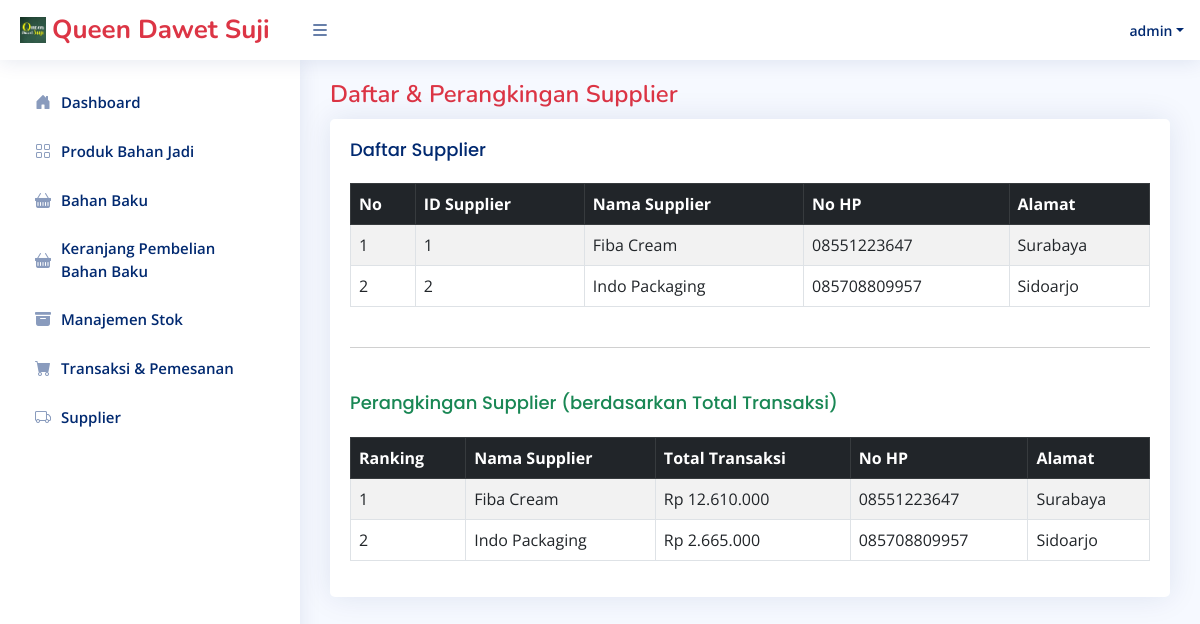
Screenshot of /Admin/supplier.php (signed in) with the database file from the repository.
### tables this page shows
CREATE TABLE `supplier` (
  `id_supplier` int NOT NULL,
  `username` varchar(100) NOT NULL,
  `password` varchar(255) NOT NULL,
  `nama_supplier` varchar(100) DEFAULT NULL,
  `kontak_supplier` varchar(100) DEFAULT NULL,
  `alamat` text
);

### connect.php (called while the page is built, shortened)
<?php
$connect = mysqli_connect("localhost", "root", "", "onlineshop");
function query($query){
    global $connect;
    $result = mysqli_query($connect, $query);
    $rows = [];
    while ($row = mysqli_fetch_assoc($result)){
        $rows[] = $row;
    }
    return $rows;
}
?>

### Admin/supplier.php (the view, shortened to what this page needs)
<?php
require 'template/headerAdmin.php';
require 'template/sidebarAdmin.php';
$supplier = query("SELECT * FROM supplier");
$rankingSupplier = query("
    SELECT s.id_supplier, s.nama_supplier, s.kontak_supplier, s.alamat,
           IFNULL(SUM(p.totalHarga), 0) as totalTransaksi
    FROM supplier s
    LEFT JOIN transaksi_pembelian p ON s.id_supplier = p.id_supplier
    GROUP BY s.id_supplier
    ORDER BY totalTransaksi DESC
");
?>
<main id="main" class="main">
    <div class="pagetitle">
        <h1 class="text-danger">Daftar & Perangkingan Supplier</h1>
    </div>
    <section class="section">
        <div class="row">
            <div class="">
                <div class="card">
                    <div class="card-body">
                        <h5 class="card-title">Daftar Supplier</h5>
                        <div class="table-responsive">
                            <table class="table table-bordered table-striped">
                                <thead class="table-dark">
                                    <tr>
                                        <th>No</th>
                                        <th>ID Supplier</th>
                                        <th>Nama Supplier</th>
                                        <th>No HP</th>
                                        <th>Alamat</th>
                                    </tr>
                                </thead>
                                <tbody>
                                    <?php $no = 1; ?>
                                    <?php foreach ($supplier as $s) : ?>
                                        <tr>
                                            <td><?= $no++; ?></td>
                                            <td><?= $s['id_supplier']; ?></td>
                                            <td><?= $s['nama_supplier']; ?></td>
                                            <td><?= $s['kontak_supplier']; ?></td>
                                            <td><?= $s['alamat']; ?></td>
                                        </tr>
                                    <?php endforeach; ?>
                                </tbody>
                            </table>
                        </div>
                        <hr class="my-4">
                        <h5 class="card-title text-success">Perangkingan Supplier (berdasarkan Total Transaksi)</h5>
                        <div class="table-responsive">
                            <table class="table table-bordered table-striped">
                                <thead class="table-dark">
                                    <tr>
                                        <th>Ranking</th>
                                        <th>Nama Supplier</th>
                                        <th>Total Transaksi</th>
                                        <th>No HP</th>
                                        <th>Alamat</th>
                                    </tr>
                                </thead>
                                <tbody>
                                    <?php $rank = 1; ?>
                                    <?php foreach ($rankingSupplier as $r) : ?>
                                        <tr>
                                            <td><?= $rank++; ?></td>
                                            <td><?= $r['nama_supplier']; ?></td>
                                            <td>Rp <?= number_format($r['totalTransaksi'], 0, ',', '.'); ?></td>
                                            <td><?= $r['kontak_supplier']; ?></td>
                                            <td><?= $r['alamat']; ?></td>
                                        </tr>
                                    <?php endforeach; ?>
                                </tbody>
                            </table>
                        </div>
                    </div>
                </div>
            </div>
        </div>
    </section>
</main>

### assets/css/style.css (style rules this page uses)
:root { scroll-behavior: smooth; }
body { font-family: "Open Sans", sans-serif; background: #f6f9ff; color: #444444; }
h1, h2, h3, h4, h5, h6 { font-family: "Nunito", sans-serif; }
#main { margin-top: 60px; padding: 20px 30px; transition: all 0.3s; }
.pagetitle { margin-bottom: 10px; }
.pagetitle h1 { font-size: 24px; margin-bottom: 0; font-weight: 600; color: #012970; }
.card { margin-bottom: 30px; border: none; border-radius: 5px; box-shadow: 0px 0 30px rgba(1, 41, 112, 0.1); }
.card-title { padding: 20px 0 15px 0; font-size: 18px; font-weight: 500; color: #012970; font-family: "Poppins", sans-serif; }
.card-body { padding: 0 20px 20px 20px; }
@media (min-width: 1200px) { #main, #footer { margin-left: 300px; } }

### rows the page displays
supplier: id_supplier "1", nama_supplier "Fiba Cream", kontak_supplier "08551223647", alamat "Surabaya", totalTransaksi "12.610.000"
supplier: id_supplier "2", nama_supplier "Indo Packaging", kontak_supplier "085708809957", alamat "Sidoarjo", totalTransaksi "2.665.000"

### other values shown
$userLogin "admin"
